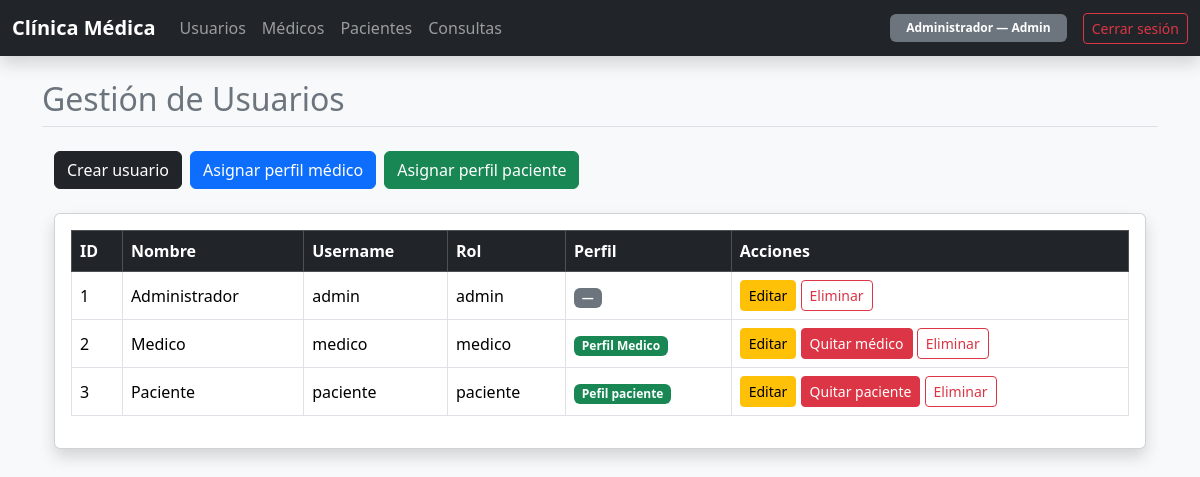
/usuarios/ (signed in), run on the app's committed database.
### models/usuario_model.py (models this page shows, shortened)
class Usuario(UserMixin, db.Model):
    __tablename__ = 'usuarios'
    id_usuario = db.Column(db.Integer, primary_key=True)
    nombre     = db.Column(db.String(100), nullable=False)
    username   = db.Column(db.String(50),  unique=True, nullable=False)
    password   = db.Column(db.String(255), nullable=False)
    rol        = db.Column(db.String(20),  nullable=False)  # 'admin' | 'medico' | 'paciente'
    medico   = db.relationship('Medico',   back_populates='usuario',
                               uselist=False, cascade='all, delete-orphan')
    paciente = db.relationship('Paciente', back_populates='usuario',
                               uselist=False, cascade='all, delete-orphan')

### controllers/usuario_controller.py (the view)
@usuario_bp.route('/')
@login_required
@solo_admin
def index():
    usuarios = Usuario.query.order_by(Usuario.nombre).all()
    return render_index(usuarios)

### database.py (called while the page is built)
def solo_admin(f):
    @wraps(f)
    def decorated(*args, **kwargs):
        if not current_user.is_authenticated or current_user.rol != 'admin':
            abort(403)
        return f(*args, **kwargs)
    return decorated

### models/usuario_model.py (called while the page is built)
@login_manager.user_loader
def load_user(user_id):
    return Usuario.query.get(int(user_id))

### views/usuario_view.py (called while the page is built)
def render_index(usuarios):
    return render_template('usuarios/index.html', usuarios=usuarios)

### templates/usuarios/index.html (shortened to what this page needs)
{% extends 'base.html' %}
{% block page_title %}Gestión de Usuarios{% endblock %}
{% block content %}
<div class="container mt-4">
  <div class="mb-4 d-flex gap-2 flex-wrap">
    <a href="{{ url_for('usuarios.crear') }}" class="btn btn-dark">Crear usuario</a>
    <a href="{{ url_for('medicos.registrar') }}" class="btn btn-primary">Asignar perfil médico</a>
    <a href="{{ url_for('pacientes.registrar') }}" class="btn btn-success">Asignar perfil paciente</a>
  </div>
  <div class="card shadow">
    <div class="card-body">
      <div class="table-responsive">
        <table class="table table-bordered table-hover align-middle">
          <thead class="table-dark">
            <tr>
              <th>ID</th>
              <th>Nombre</th>
              <th>Username</th>
              <th>Rol</th>
              <th>Perfil</th>
              <th>Acciones</th>
            </tr>
          </thead>
          <tbody>
            {% for u in usuarios %}
              <tr>
                <td>{{ u.id_usuario }}</td>
                <td>{{ u.nombre }}</td>
                <td>{{ u.username }}</td>
                <td>{{ u.rol }}</td>
                <td>
                  {% if u.rol == 'medico' %}
                    {% if u.medico %}
                      <span class="badge bg-success">Perfil Medico</span>
                    {% else %}
                      <span class="badge bg-warning text-dark">Sin perfil</span>
                    {% endif %}
                  {% elif u.rol == 'paciente' %}
                    {% if u.paciente %}
                      <span class="badge bg-success">Pefil paciente</span>
                    {% else %}
                      <span class="badge bg-warning text-dark">Sin perfil</span>
                    {% endif %}
                  {% else %}
                    <span class="badge bg-secondary">—</span>
                  {% endif %}
                </td>
                <td>
                  <a href="{{ url_for('usuarios.editar', id_usuario=u.id_usuario) }}" class="btn btn-sm btn-warning">Editar</a>
                  {% if u.rol == 'medico' and u.medico %}
                    <form method="POST" action="{{ url_for('medicos.eliminar', id_medico=u.medico.id_medico) }}" style="display:inline;">
                      <button type="submit" class="btn btn-sm btn-danger" onclick="return confirm('¿Eliminar perfil de médico?')">Quitar médico</button>
                    </form>
                  {% endif %}
                  {% if u.rol == 'paciente' and u.paciente %}
                    <form method="POST" action="{{ url_for('pacientes.eliminar', id_paciente=u.paciente.id_paciente) }}" style="display:inline;">
                      <button type="submit" class="btn btn-sm btn-danger" onclick="return confirm('¿Eliminar perfil de paciente?')">Quitar paciente</button>
                    </form>
                  {% endif %}
                  <form method="POST" action="{{ url_for('usuarios.eliminar', id_usuario=u.id_usuario) }}" style="display:inline;">
                    <button type="submit" class="btn btn-sm btn-outline-danger" onclick="return confirm('¿Eliminar usuario completo?')">Eliminar</button>
                  </form>
                </td>
              </tr>
            {% else %}
              <tr>
                <td colspan="6" class="text-center">No hay usuarios registrados.</td>
              </tr>
            {% endfor %}
          </tbody>
        </table>
      </div>
    </div>
  </div>
</div>
{% endblock %}

### templates/base.html (shortened to what this page needs)
<!doctype html>
<html lang="es">
  <head>
    <link href="https://cdn.jsdelivr.net/npm/bootstrap@5.3.3/dist/css/bootstrap.min.css" rel="stylesheet">
  </head>
  <body class="bg-light">
    {% if current_user.is_authenticated %}
      <nav class="navbar navbar-expand-lg navbar-dark bg-dark shadow mb-4">
        <div class="container-fluid">
          <a class="navbar-brand fw-bold" href="{{ url_for('dashboard') }}">Clínica Médica</a>
          <div class="collapse navbar-collapse" id="navbarClinica">
            <ul class="navbar-nav me-auto mb-2 mb-lg-0">
              {% if current_user.rol == 'admin' %}
                <li class="nav-item"><a class="nav-link" href="{{ url_for('usuarios.index') }}">Usuarios</a></li>
                <li class="nav-item"><a class="nav-link" href="{{ url_for('medicos.listar') }}">Médicos</a></li>
                <li class="nav-item"><a class="nav-link" href="{{ url_for('pacientes.listar') }}">Pacientes</a></li>
                <li class="nav-item"><a class="nav-link" href="{{ url_for('consultas.listar') }}">Consultas</a></li>
              {% endif %}
            </ul>
            <div class="d-flex align-items-center gap-3">
              <span class="badge bg-secondary px-3 py-2 text-capitalize">
                {{ current_user.nombre }} — <span class="fw-bold">{{ current_user.rol }}</span>
              </span>
              <a href="{{ url_for('auth.logout') }}" class="btn btn-outline-danger btn-sm">Cerrar sesión</a>
            </div>
          </div>
        </div>
      </nav>
      <div class="container my-4">
        <h2 class="mb-4 border-bottom pb-2 text-secondary">{% block page_title %}{% endblock %}</h2>
        {% block content %}{% endblock %}
      </div>
    {% endif %}
  </body>
</html>

### data on the page
Usuario: nombre "Administrador", rol "Admin", id_usuario "1", username "admin", rol "admin"
Usuario: id_usuario "2", nombre "Medico", username "medico", rol "medico", shows "Perfil Medico"
Usuario: id_usuario "3", nombre "Paciente", username "paciente", rol "paciente", shows "Pefil paciente"
